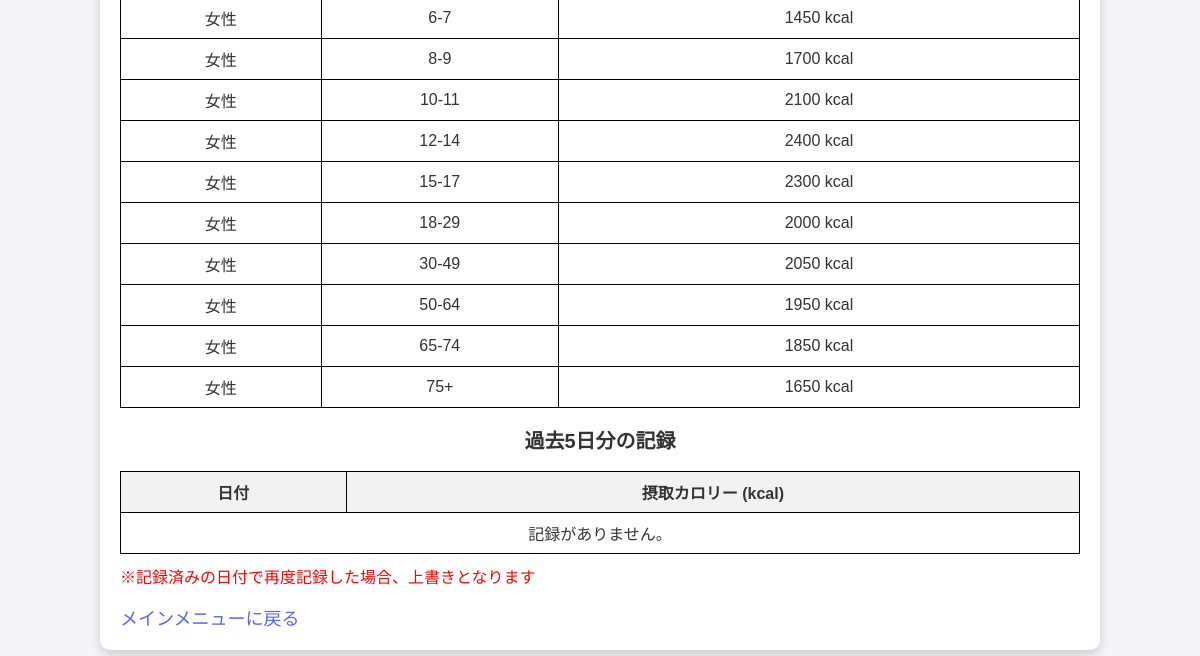
The app's page /accounts/food_record/ (signed in, lower part), older data.
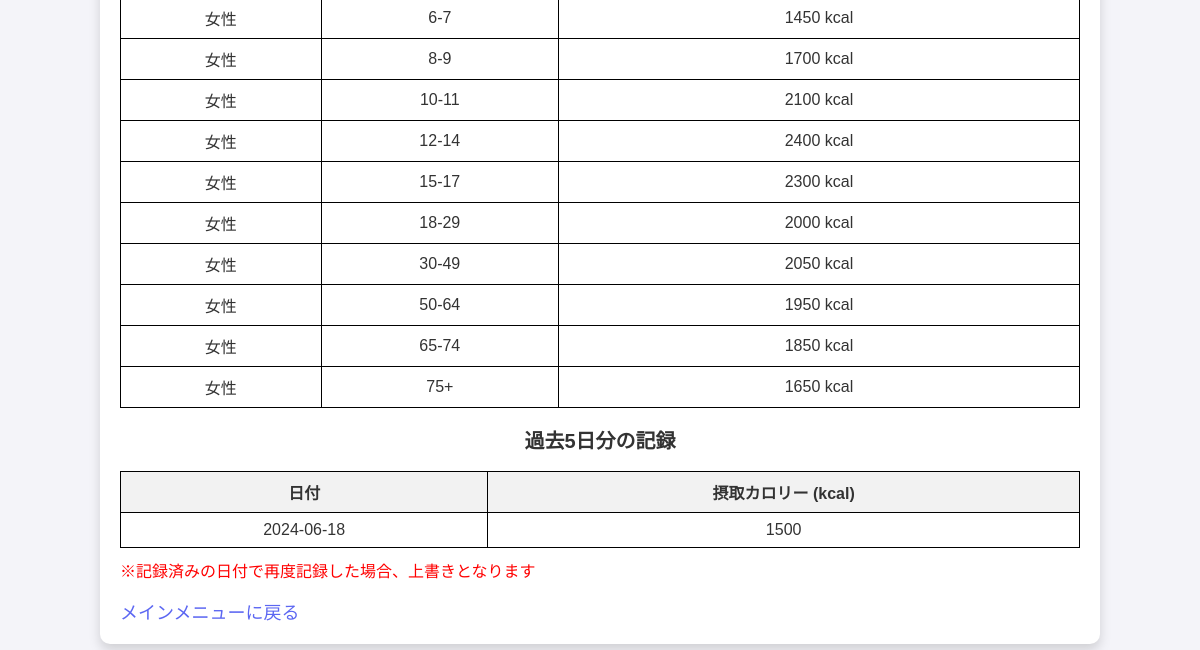
The same page, newer data.
### myapp/models.py (models this page shows, shortened)
class FoodRecord(models.Model):
    user = models.ForeignKey(CustomUser, on_delete=models.CASCADE, verbose_name=_('ユーザー'))
    date = models.DateField(_('日付'))
    calories = models.IntegerField(_('カロリー'))
    description = models.TextField(_('説明'), blank=True, null=True)
    class Meta:
        unique_together = ('user', 'date')

### myapp/views.py (the view)
# urls.py: path('food_record/', views.food_record, name='food_record'),
@login_required
def food_record(request):
    user_profile = UserProfile.objects.get(user=request.user)
    birthdate = user_profile.user.birth_date
    converted_gender = convert_gender(user_profile.user.gender)
    today = date.today()
    five_days_ago = today - timedelta(days=5)
    age = today.year - birthdate.year - ((today.month, today.day) < (birthdate.month, birthdate.day))
    recommended_calories = get_recommended_calories(age, converted_gender)
    recommended_calories_plus_500 = recommended_calories + 500
    recommended_calories_minus_500 = recommended_calories - 500
    calories_by_age_gender = get_calories_by_age_gender()
    form = FoodRecordForm(request.POST or None)
    if request.method == 'POST' and form.is_valid():
        record = form.save(commit=False)
        record.user = request.user
        record.date = form.cleaned_data['date']
        record.save()
        return redirect('myapp:food_record')
    food_records = FoodRecord.objects.filter(user=request.user).order_by('-date')
    yesterday_calories = food_records.first().calories if food_records.exists() else 0
    goal_calories = user_profile.target_calories
    achievement_percent = (yesterday_calories / goal_calories * 100) if goal_calories else 0
    past_five_days_records = FoodRecord.objects.filter(user=request.user, date__gte=five_days_ago).order_by('-date')
    context = {
        'form': form,
        'recommended_calories': recommended_calories,
        'recommended_calories_plus_500': recommended_calories_plus_500,
        'recommended_calories_minus_500': recommended_calories_minus_500,
        'calories_by_age_gender': calories_by_age_gender,
        'food_records': food_records,
        'birthdate': birthdate,
        'gender': converted_gender,
        'age': age,
        'today': today,
        'yesterday_calories': yesterday_calories,
        'goal_calories': goal_calories,
        'achievement_percent': achievement_percent,
        'past_five_days_records': past_five_days_records,
    }
    return render(request, 'food_record.html', context)

### myapp/authentication.py (called while the page is built)
    def get_user(self, user_id):
        UserModel = get_user_model()
        try:
            return UserModel.objects.get(pk=user_id)
        except UserModel.DoesNotExist:
            return None

### myapp/views.py (called while the page is built, shortened)
def convert_gender(gender):
    if gender == 'M':
        return '男性'
    elif gender == 'F':
        return '女性'
    else:
        return None

def get_recommended_calories(age, gender):
    print("get_recommended_calories",)
    if age == 0:
        return 500

def get_calories_by_age_gender():
    return {
        '男性': {'0': 500,
            '1-2': 950, '3-5': 1300, '6-7': 1550, '8-9': 1850, '10-11': 2250,
            '12-14': 2600, '15-17': 2800, '18-29': 2650, '30-49': 2700,
            '50-64': 2600, '65-74': 2400, '75+': 2100
        },
        '女性': {'0': 500,
            '1-2': 900, '3-5': 1250, '6-7': 1450, '8-9': 1700, '10-11': 2100,
            '12-14': 2400, '15-17': 2300, '18-29': 2000, '30-49': 2050,
            '50-64': 1950, '65-74': 1850, '75+': 1650
        }
    }

### myapp/templates/food_record.html (shortened to what this page needs)
<!DOCTYPE html>
<html lang="ja">
<head>
    {% load static %}
    <link rel="stylesheet" href="{% static 'css/styles.css' %}">
</head>
<body class="body-background food-record">
    <div class="container">
        <table id="calorie-table">
            <tbody>
                {% for gender, age_groups in calories_by_age_gender.items %}
                {% for age_range, calories in age_groups.items %}
                <tr>
                    <td>{{ gender }}</td>
                    <td>{{ age_range }}</td>
                    <td>{{ calories }} kcal</td>
                </tr>
                {% endfor %}
                {% endfor %}
            </tbody>
        </table>
        <h2>過去5日分の記録</h2>
        <table>
            <thead>
                <tr>
                    <th>日付</th>
                    <th>摂取カロリー (kcal)</th>
                </tr>
            </thead>
            <tbody>
                {% for record in past_five_days_records %}
                <tr>
                    <td>{{ record.date|date:"Y-m-d" }}</td>
                    <td>{{ record.calories }}</td>
                </tr>
                {% empty %}
                <tr>
                    <td colspan="2">記録がありません。</td>
                </tr>
                {% endfor %}
            </tbody>
        </table>
        <p class="alert">※記録済みの日付で再度記録した場合、上書きとなります</p>
        <div class="text-center">
            <a href="{% url 'myapp:main_menu' %}" class="back-link">メインメニューに戻る</a>
        </div>
    </div>
</body>
</html>

Row changes from the older to the newer data that the page shows:
added FoodRecord: date "2024-06-18", calories "1500"
Text that changed along with them:
text no longer shown: "記録がありません。"
